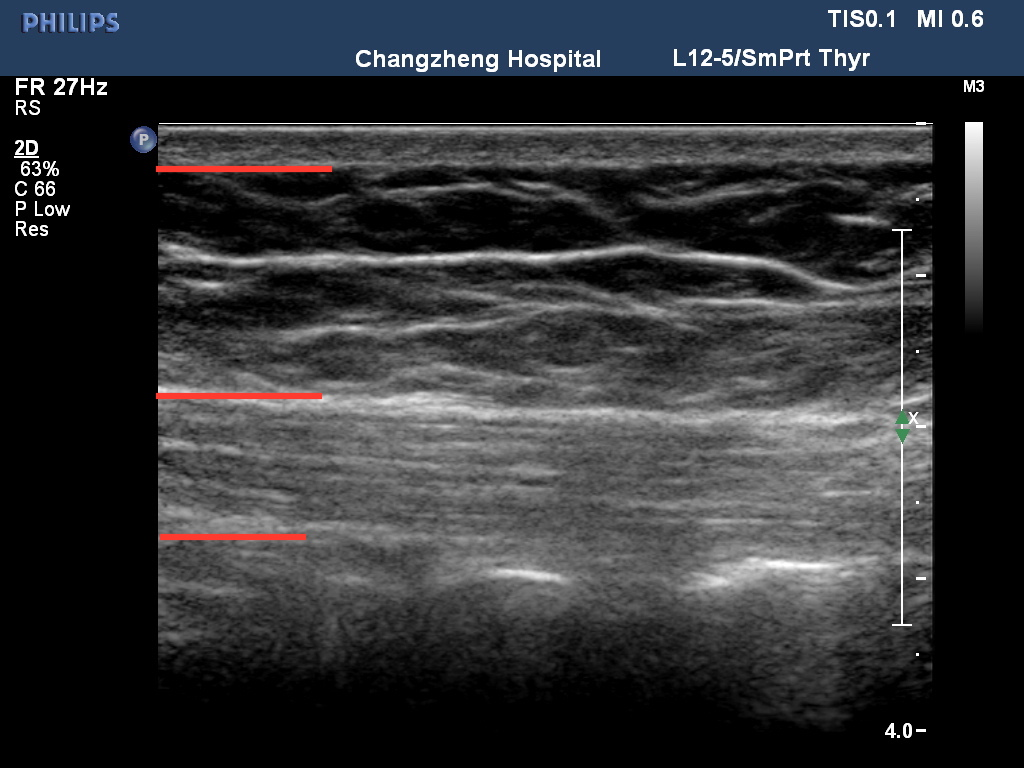
#> input picture image/5.jpg, 1024 x 768 px, found by its file name
$ python cv2_thresholding.py
#> lines starting #> are read from the running program, lines starting #| are printed output that depends on the picture; after the words box and inside, x2 and y2 are one past the last pixel; in counts of white or black regions, pixels touching at a corner belong together
# ex2tron's blog:
# http://ex2tron.wang

import cv2
import matplotlib.pyplot as plt

# 灰度图读入
img = cv2.imread(r'D:\TONG\PycharmProjects\ultrasound image\image\5.jpg', 0)
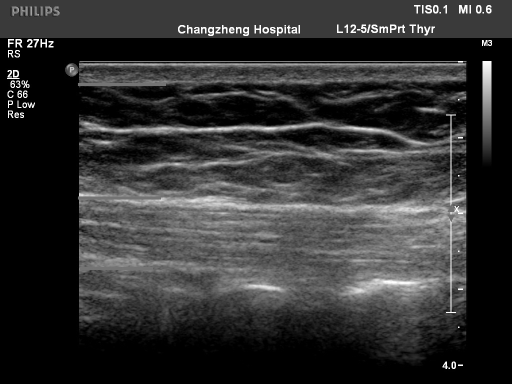
#> img: shape (768, 1024) (shown at 1/2 size); min 0, max 255, mean 49.6
# 阈值分割，ret：return value缩写，代表当前的阈值，暂时不用理会
ret, th = cv2.threshold(img, 127, 255, cv2.THRESH_BINARY)
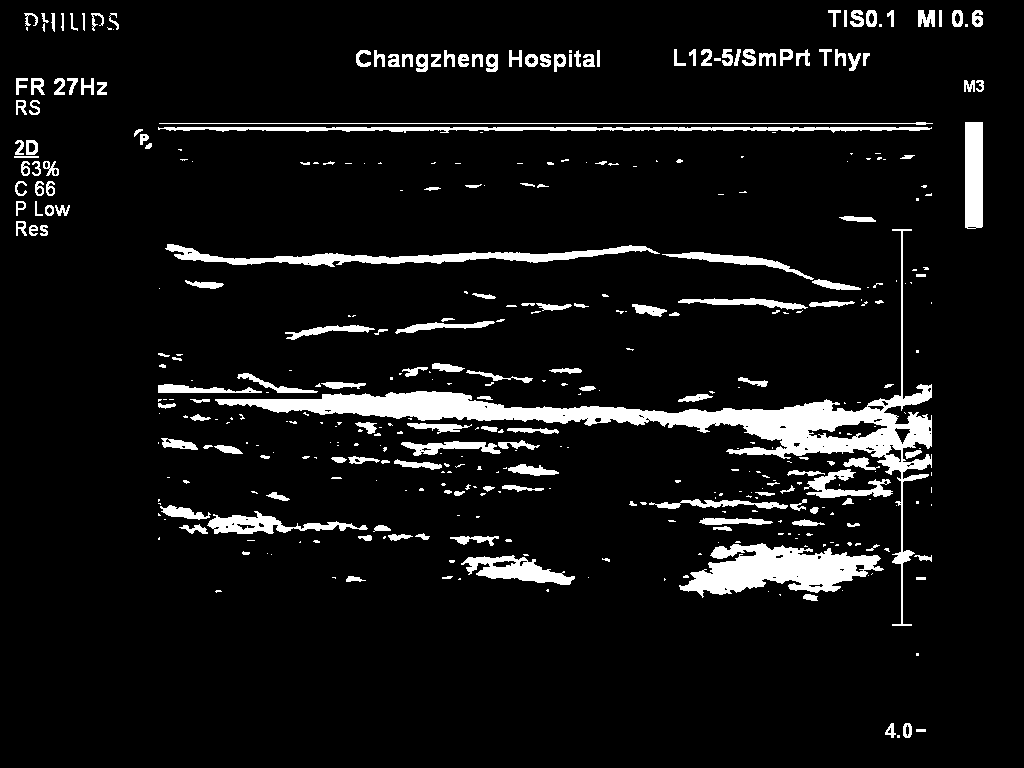
#> th: shape (768, 1024); 7.5% white; 414 white regions (225 under 20 px), largest, box (x1, y1, x2, y2) and area: (215, 229, 932, 626) 17487, (679, 543, 884, 598) 6169, (165, 244, 660, 267) 3523
cv2.imshow('thresh', th)
cv2.waitKey(0)

# 应用5种不同的阈值方法
ret, th1 = cv2.threshold(img, 127, 255, cv2.THRESH_BINARY)

ret, th2 = cv2.threshold(img, 127, 255, cv2.THRESH_BINARY_INV)

ret, th3 = cv2.threshold(img, 127, 255, cv2.THRESH_TRUNC)

ret, th4 = cv2.threshold(img, 127, 255, cv2.THRESH_TOZERO)

ret, th5 = cv2.threshold(img, 127, 255, cv2.THRESH_TOZERO_INV)
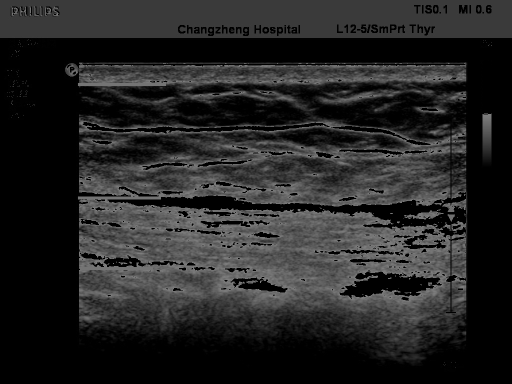
#> th5: shape (768, 1024) (shown at 1/2 size); min 0, max 127, mean 37

titles = ['Original', 'BINARY', 'BINARY_INV', 'TRUNC', 'TOZERO', 'TOZERO_INV']
images = [img, th1, th2, th3, th4, th5]

# 使用Matplotlib显示
for i in range(6):
    plt.subplot(2, 3, i + 1)
    plt.imshow(images[i], 'gray')
    plt.title(titles[i], fontsize=8)
    plt.xticks([]), plt.yticks([])  # 隐藏坐标轴
plt.show()


# 自适应阈值对比固定阈值
img = cv2.imread(r'D:\TONG\PycharmProjects\ultrasound image\image\5.jpg', 0)

# 固定阈值
ret, th1 = cv2.threshold(img, 127, 255, cv2.THRESH_BINARY)
# 自适应阈值
th2 = cv2.adaptiveThreshold(
    img, 255, cv2.ADAPTIVE_THRESH_MEAN_C, cv2.THRESH_BINARY, 11, 4)
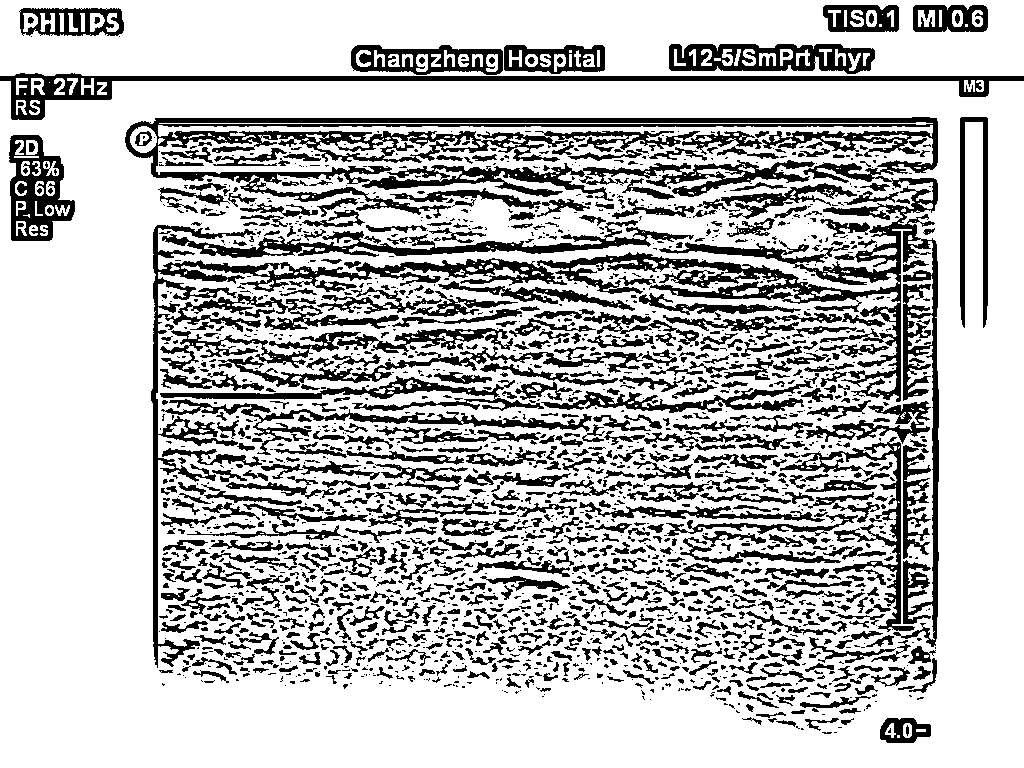
#> th2: shape (768, 1024); 74.2% white; 2005 black regions (1172 under 20 px), largest, box (x1, y1, x2, y2) and area: (125, 117, 939, 668) 53888, (0, 73, 1024, 120) 7234, (162, 220, 694, 258) 4788
th3 = cv2.adaptiveThreshold(
    img, 255, cv2.ADAPTIVE_THRESH_GAUSSIAN_C, cv2.THRESH_BINARY, 17, 6)
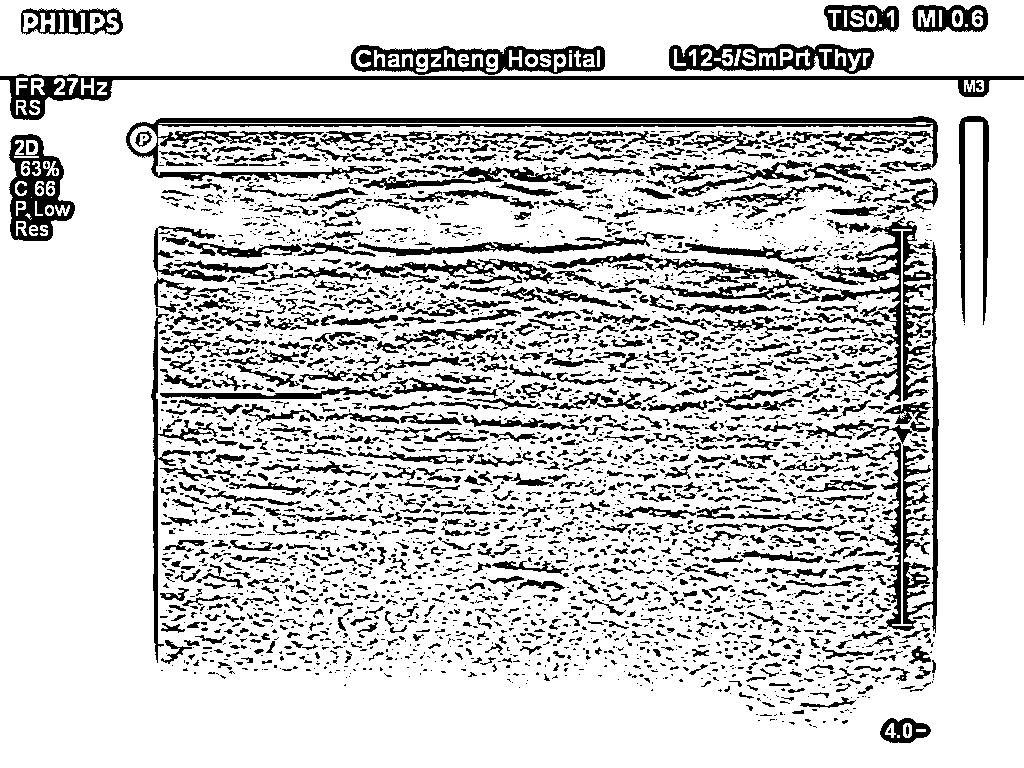
#> th3: shape (768, 1024); 80.8% white; 3650 black regions (2566 under 20 px), largest, box (x1, y1, x2, y2) and area: (815, 216, 939, 633) 10045, (126, 116, 938, 183) 9349, (0, 74, 1024, 120) 6225

titles = ['Original', 'Global(v = 127)', 'Adaptive Mean', 'Adaptive Gaussian']
images = [img, th1, th2, th3]

for i in range(4):
    plt.subplot(2, 2, i + 1), plt.imshow(images[i], 'gray')
    plt.title(titles[i], fontsize=8)
    plt.xticks([]), plt.yticks([])
plt.show()

$ run again, with image/1.jpg copied over image/5.jpg
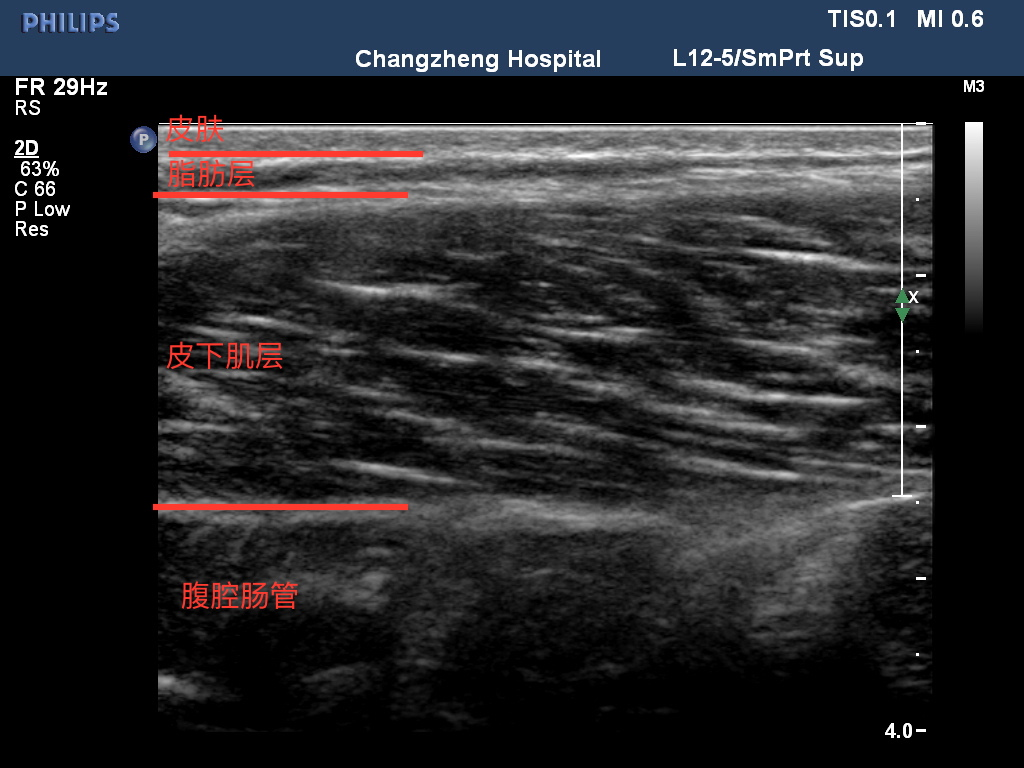
#> input picture image/1.jpg, 1024 x 768 px, found by its file name
#> `ret, th = cv2.threshold(img, 127, 255, cv2.THRESH_BINARY)`:
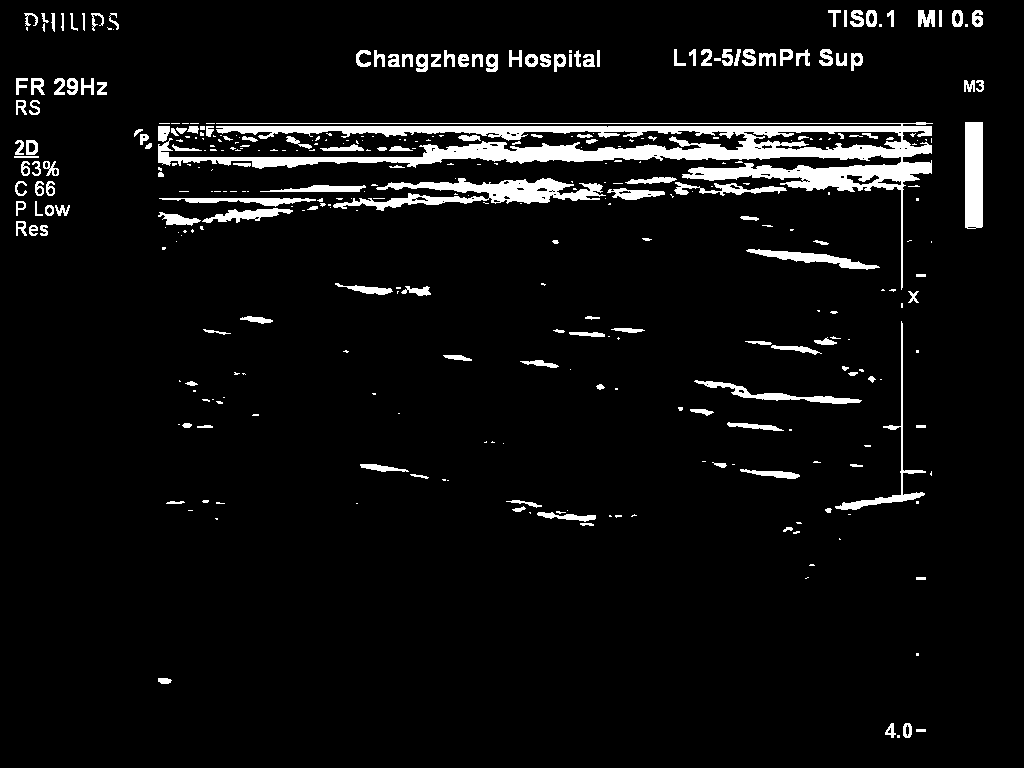
#> th: shape (768, 1024); 5.6% white; 359 white regions (196 under 20 px), largest, box (x1, y1, x2, y2) and area: (158, 122, 933, 290) 18998, (333, 178, 606, 211) 3564, (965, 122, 983, 229) 1908
#> `th3 = cv2.adaptiveThreshold( img, 255, cv2.ADAPTIVE_THRESH_GAUSSIAN_C,..`:
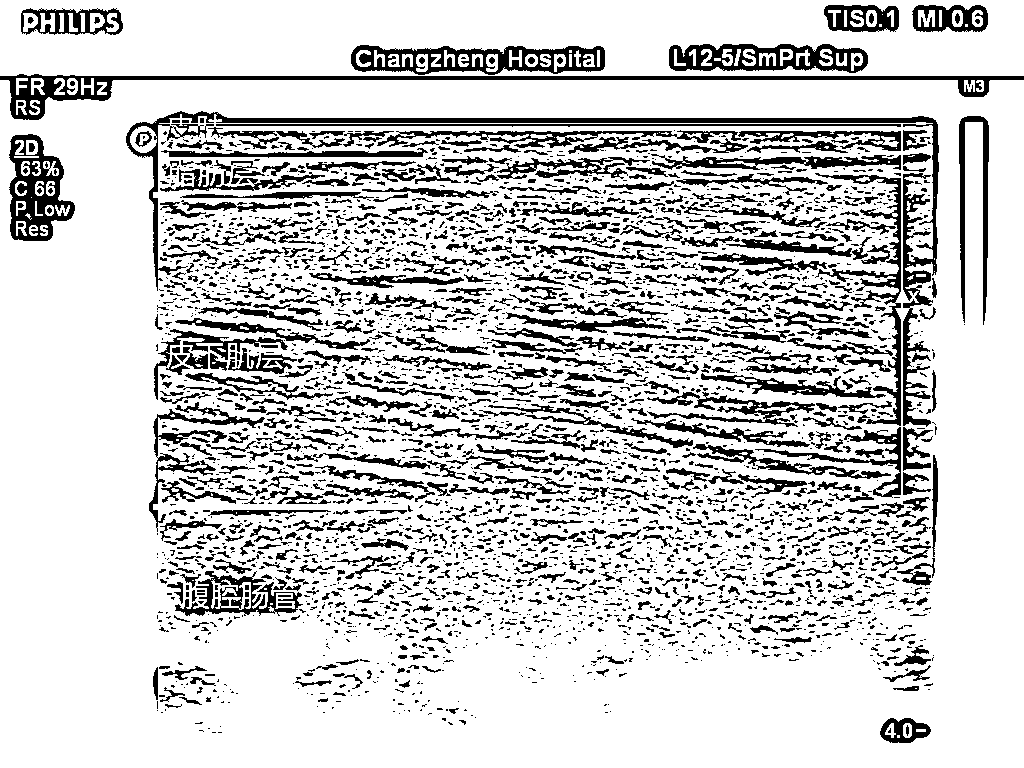
#> th3: shape (768, 1024); 80.5% white; 3394 black regions (2422 under 20 px), largest, box (x1, y1, x2, y2) and area: (126, 111, 939, 427) 8904, (0, 74, 1024, 120) 6163, (351, 45, 605, 75) 3810

$ run again, with image/10.jpg copied over image/5.jpg
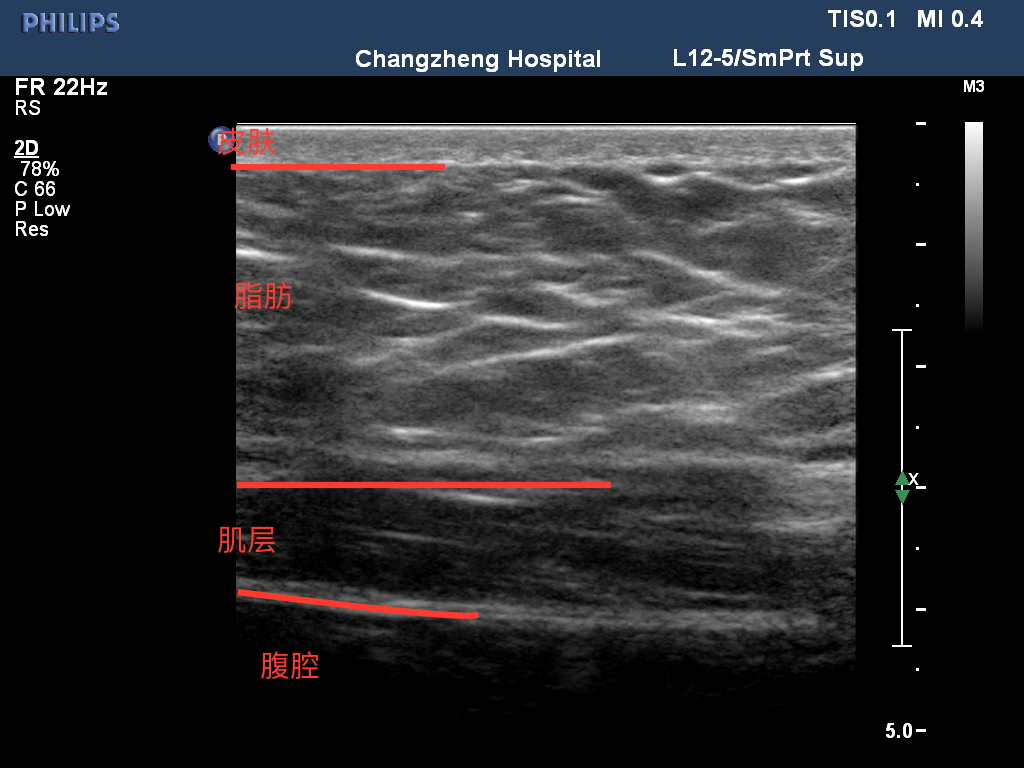
#> input picture image/10.jpg, 1024 x 768 px, found by its file name
#> `ret, th = cv2.threshold(img, 127, 255, cv2.THRESH_BINARY)`:
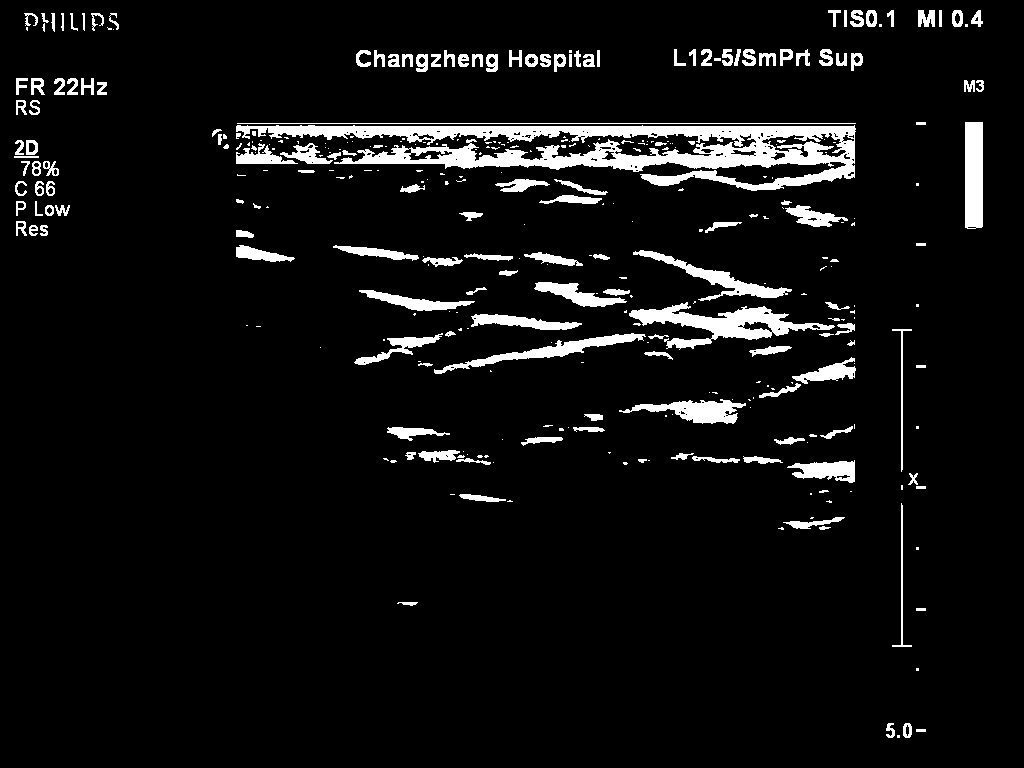
#> th: shape (768, 1024); 6.4% white; 341 white regions (178 under 20 px), largest, box (x1, y1, x2, y2) and area: (236, 125, 856, 191) 16190, (629, 302, 835, 350) 3450, (965, 122, 983, 229) 1908
#> `th3 = cv2.adaptiveThreshold( img, 255, cv2.ADAPTIVE_THRESH_GAUSSIAN_C,..`:
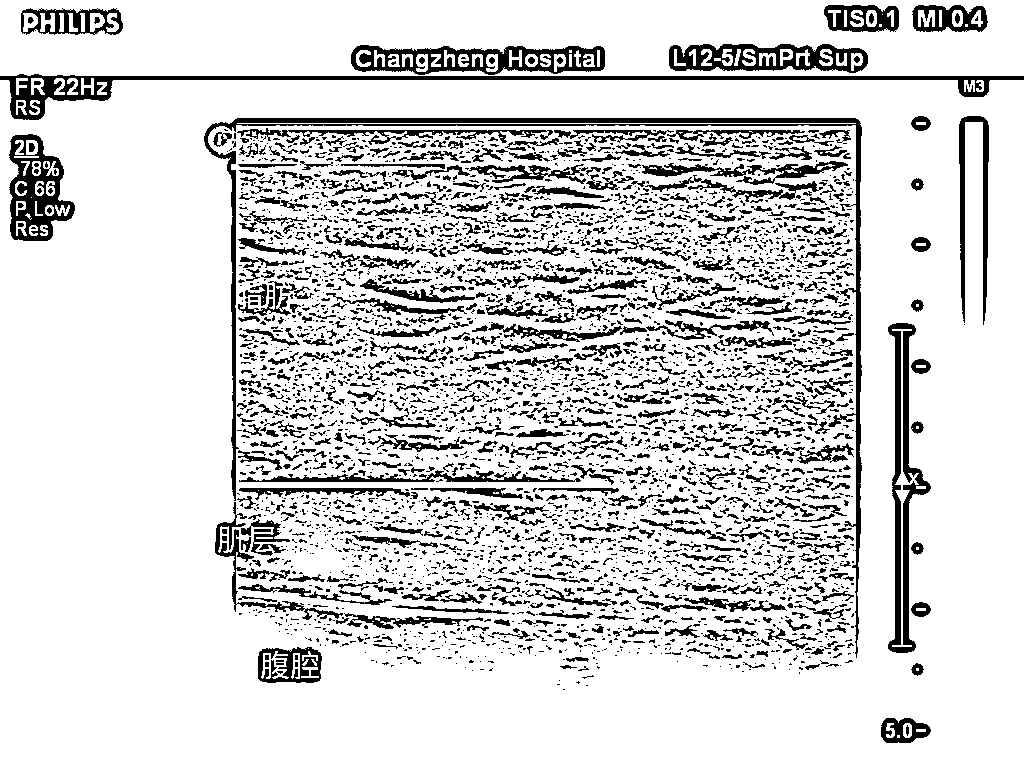
#> th3: shape (768, 1024); 83.8% white; 3854 black regions (2946 under 20 px), largest, box (x1, y1, x2, y2) and area: (204, 118, 862, 658) 8643, (0, 74, 1024, 120) 6207, (888, 323, 931, 653) 4434
